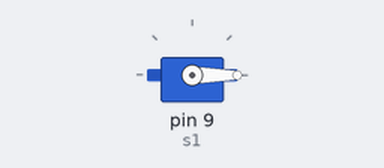
Bench run of a sketch on a simulated Arduino Mega 2560, built with avr-gcc and run on an emulated ATmega2560. Parts: servo. What the sketch prints to the serial monitor is not drawn.

Above: at 0.15 s.
Timing chart, 0 to 1.6 s (numbered marks = the images above):
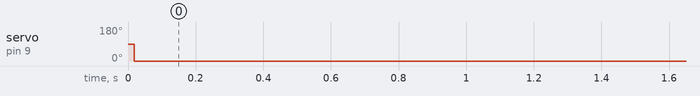

Measured:
- by itself, servo on pin 9 (s1): 90° → 0° at 0.02 s

The sketch:

sbus_explore.ino
```cpp
#include "SBUS.h"
#include <Servo.h>
Servo s1;
long L1;
SBUS sbus(Serial3);

void setup()
{
  sbus.begin();
  Serial.begin(115200);
  Serial.println("SBUS Status");
}

// this is timer2, which triggers ever 1ms and processes the incoming SBUS datastream
ISR(TIMER2_COMPA_vect)
{
  sbus.process();
}

void loop()
{
  s1.attach(9);
  delay(1);
  printSBUSStatus();
  setServo();

}

void printSBUSStatus()
{
  Serial.print("Ch1  ");
  L1 = long(sbus.getNormalizedChannel(1));
  Serial.println(L1);
  Serial.print("Ch2  ");
  Serial.println(sbus.getNormalizedChannel(2));
  Serial.print("Ch3  ");
  Serial.println(sbus.getNormalizedChannel(3));
  Serial.print("Ch4  ");
  Serial.println(sbus.getNormalizedChannel(4));
  Serial.print("Ch5  ");
  Serial.println(sbus.getNormalizedChannel(5));
  Serial.print("Ch6  ");
  Serial.println(sbus.getNormalizedChannel(6));
  Serial.print("Ch7  ");
  Serial.println(sbus.getNormalizedChannel(7));
  Serial.print("Ch8  ");
  Serial.println(sbus.getNormalizedChannel(8));
  Serial.print("Ch9  ");
  Serial.println(sbus.getNormalizedChannel(9));
  Serial.print("Ch10 ");
  Serial.println(sbus.getNormalizedChannel(10));
  Serial.print("Ch11 ");
  Serial.println(sbus.getNormalizedChannel(11));
  Serial.print("Ch12 ");
  Serial.println(sbus.getNormalizedChannel(12));
  Serial.print("Ch13 ");
  Serial.println(sbus.getNormalizedChannel(13));
  Serial.print("Ch14 ");
  Serial.println(sbus.getNormalizedChannel(14));
  Serial.print("Ch15 ");
  Serial.println(sbus.getNormalizedChannel(15));
  Serial.print("Ch16 ");
  Serial.println(sbus.getNormalizedChannel(16));
  Serial.println();
  Serial.print("Failsafe: ");
  if (sbus.getFailsafeStatus() == SBUS_FAILSAFE_ACTIVE) {
    Serial.println("Active");
  }
  if (sbus.getFailsafeStatus() == SBUS_FAILSAFE_INACTIVE) {
    Serial.println("Not Active");
  }

  Serial.print("Data loss on connection: ");
  Serial.print(sbus.getFrameLoss());
  Serial.println("%");

  Serial.print("Frames: ");
  Serial.print(sbus.getGoodFrames());
  Serial.print(" / ");
  Serial.print(sbus.getLostFrames());
  Serial.print(" / ");
  Serial.println(sbus.getDecoderErrorFrames());

  Serial.print("Time diff: ");
  Serial.println((long)(millis() - sbus.getLastTime()));
}

void setServo()
{
  s1.write(map(L1, -90, 90, 0, 180));
}
```

SBUS.cpp
```cpp
#include "SBUS.h"
#include <Arduino.h>

void SBUS::begin() {
	SBUS::begin(true);
}

void SBUS::begin(bool useTimer) {
	if (useTimer) {
		noInterrupts();
		TCCR2A  = 0;
		TCCR2B  = 0;
		TCNT2   = 0;
		OCR2A   = 249;
		TCCR2A |= (1 << WGM21);
		TCCR2B |= (1 << CS22);
		TIMSK2 |= (1 << OCIE2A);
		interrupts();
	}

	for (byte i = 0; i<18; i++) {
		_channels[i]      = 0;
	}

	_goodFrames         = 0;
	_lostFrames         = 0;
	_decoderErrorFrames = 0;
	_failsafe           = SBUS_FAILSAFE_INACTIVE;

	_serial.begin(100000, SERIAL_8E2);
}

void SBUS::process() {
	static byte buffer[25];
	static byte buffer_index = 0;

	while (_serial.available()) {
		byte rx = _serial.read();
		if (buffer_index == 0 && rx != SBUS_STARTBYTE) {
			//incorrect start byte, out of sync
			_decoderErrorFrames++;
			continue;
		}

		buffer[buffer_index++] = rx;

		if (buffer_index == 25) {
			buffer_index = 0;
			if (buffer[24] != SBUS_ENDBYTE) {
				//incorrect end byte, out of sync
				_decoderErrorFrames++;
				continue;
			}
			_goodFrames++;

			_channels[0]  = ((buffer[1]    |buffer[2]<<8)                 & 0x07FF);
			_channels[1]  = ((buffer[2]>>3 |buffer[3]<<5)                 & 0x07FF);
			_channels[2]  = ((buffer[3]>>6 |buffer[4]<<2 |buffer[5]<<10)  & 0x07FF);
			_channels[3]  = ((buffer[5]>>1 |buffer[6]<<7)                 & 0x07FF);
			_channels[4]  = ((buffer[6]>>4 |buffer[7]<<4)                 & 0x07FF);
			_channels[5]  = ((buffer[7]>>7 |buffer[8]<<1 |buffer[9]<<9)   & 0x07FF);
			_channels[6]  = ((buffer[9]>>2 |buffer[10]<<6)                & 0x07FF);
			_channels[7]  = ((buffer[10]>>5|buffer[11]<<3)                & 0x07FF);
			_channels[8]  = ((buffer[12]   |buffer[13]<<8)                & 0x07FF);
			_channels[9]  = ((buffer[13]>>3|buffer[14]<<5)                & 0x07FF);
			_channels[10] = ((buffer[14]>>6|buffer[15]<<2|buffer[16]<<10) & 0x07FF);
			_channels[11] = ((buffer[16]>>1|buffer[17]<<7)                & 0x07FF);
			_channels[12] = ((buffer[17]>>4|buffer[18]<<4)                & 0x07FF);
			_channels[13] = ((buffer[18]>>7|buffer[19]<<1|buffer[20]<<9)  & 0x07FF);
			_channels[14] = ((buffer[20]>>2|buffer[21]<<6)                & 0x07FF);
			_channels[15] = ((buffer[21]>>5|buffer[22]<<3)                & 0x07FF);

			((buffer[23])      & 0x0001) ? _channels[16] = 2047: _channels[16] = 0;
			((buffer[23] >> 1) & 0x0001) ? _channels[17] = 2047: _channels[17] = 0;

			if ((buffer[23] >> 3) & 0x0001) {
				_failsafe = SBUS_FAILSAFE_ACTIVE;
			} else {
				_failsafe = SBUS_FAILSAFE_INACTIVE;
			}

			if ((buffer[23] >> 2) & 0x0001) {
				_lostFrames++;
			}

			_lastGoodFrame = millis();
		}
	}
}

int SBUS::getChannel(int channel) {
	if (channel < 1 or channel > 18) {
		return 0;
	} else {
		return _channels[channel - 1];
	}
}

int SBUS::getNormalizedChannel(int channel) {
	if (channel < 1 or channel > 18) {
		return 0;
	} else {
		return (int) lround(_channels[channel - 1] / 9.92) - 100; //9.92 or 10.24?
	}
}

int SBUS::getFailsafeStatus() {
	return _failsafe;
}

int SBUS::getFrameLoss() {
	return (int) ((_lostFrames + _decoderErrorFrames) * 100 / (_goodFrames + _lostFrames + _decoderErrorFrames));
}

long SBUS::getGoodFrames() {
	return _goodFrames;
}

long SBUS::getLostFrames() {
	return _lostFrames;
}

long SBUS::getDecoderErrorFrames() {
	return _decoderErrorFrames;
}

long long SBUS::getLastTime() {
	return _lastGoodFrame;
}
```

SBUS.h
```cpp
#ifndef SBUS_h
#define SBUS_h

#include "Arduino.h"

#define SBUS_FAILSAFE_INACTIVE 0
#define SBUS_FAILSAFE_ACTIVE   1
#define SBUS_STARTBYTE         0x0f
#define SBUS_ENDBYTE           0x00


class SBUS {
	public:
		SBUS(HardwareSerial & serial) : _serial (serial) {}
		void begin();
		void begin(bool useTimer);
		void process();
		int getChannel(int channel);
		int getNormalizedChannel(int channel);
		int getFailsafeStatus();
		int getFrameLoss();
		long getGoodFrames();
		long getLostFrames();
		long getDecoderErrorFrames();
		long long getLastTime();
	private:
		HardwareSerial & _serial;
		int _channels[18];
		int _failsafe;
		long _goodFrames;
		long _lostFrames;
		long _decoderErrorFrames;
		long long _lastGoodFrame;
};

#endif
```
